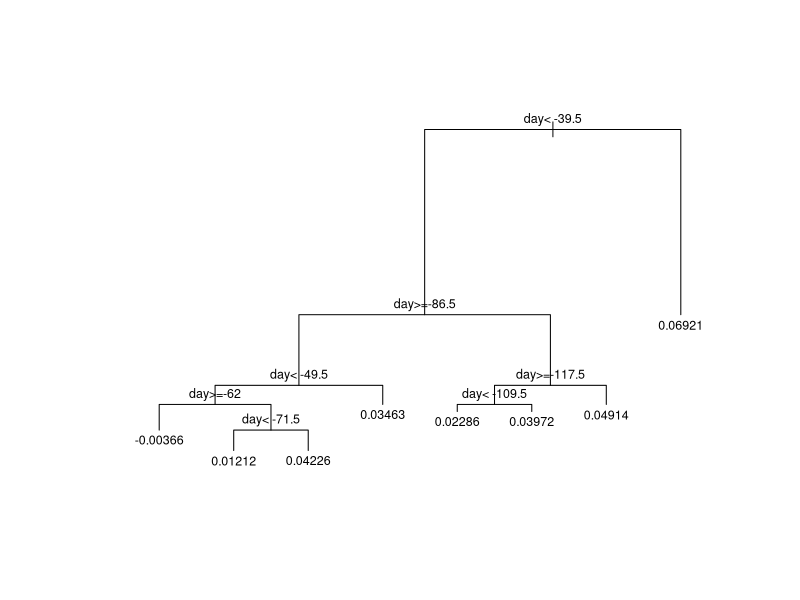
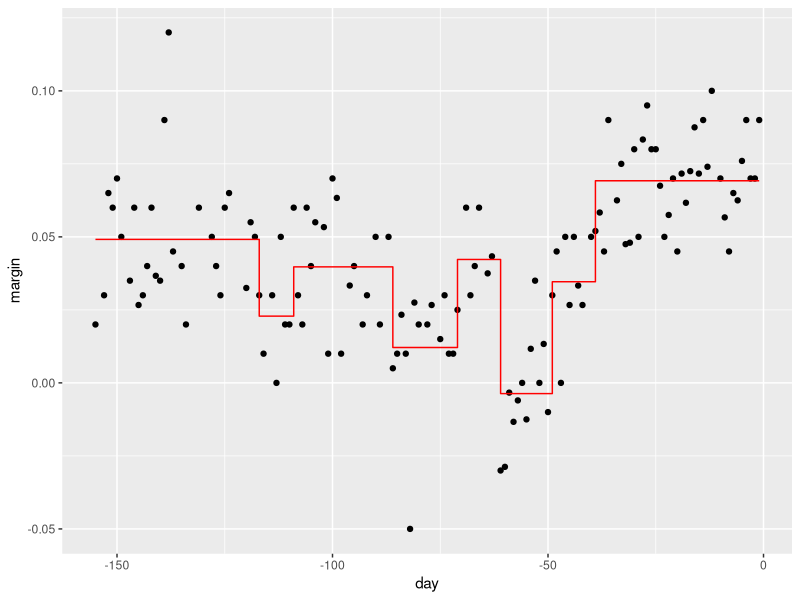
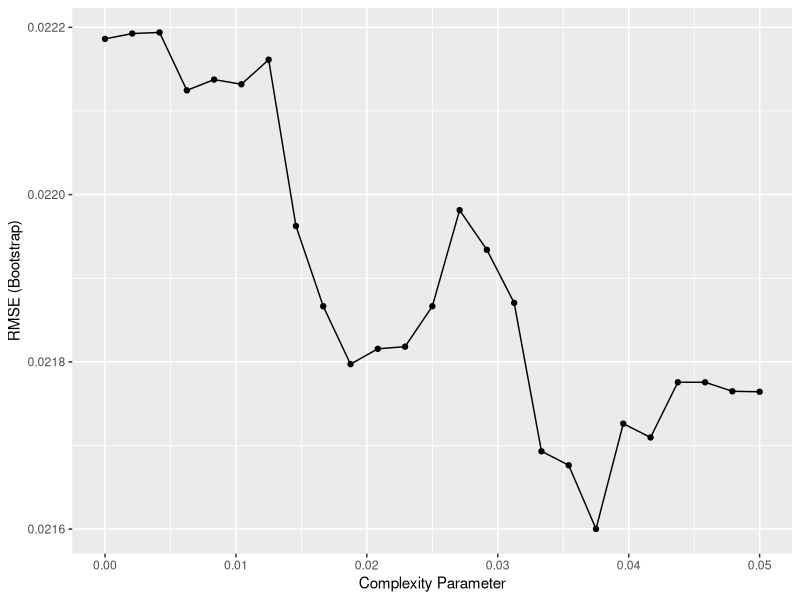
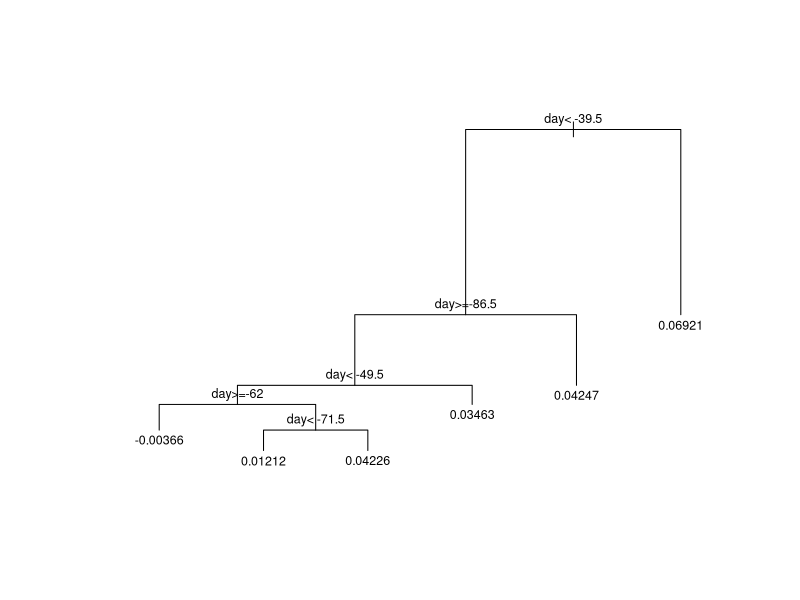
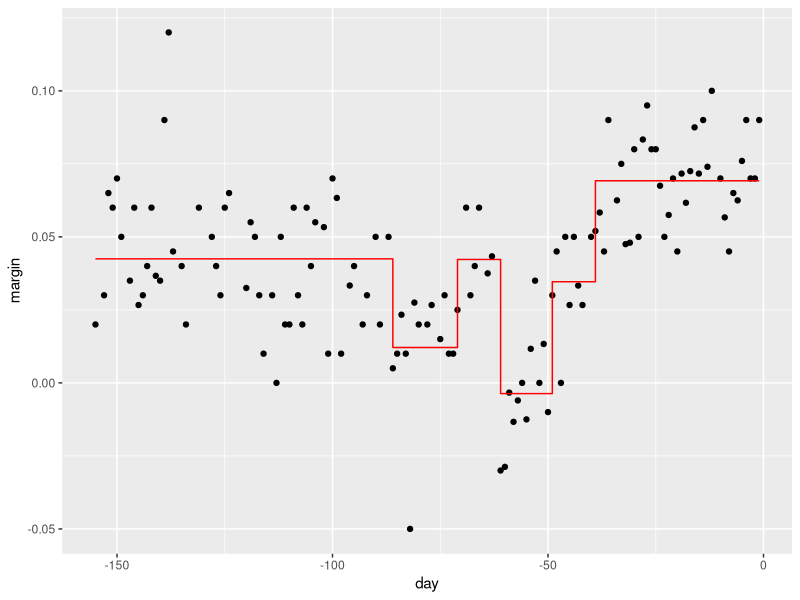

Reproduce these figures in R, in order.
## 67.3 Regression tree
## Reference
## https://rafalab.github.io/dsbook/index.html 
library(dslabs)
library(rpart)
library(tidyverse)
fit <- rpart(margin ~ ., data = polls_2008)

## plot the tree with text
plot(fit, margin = 0.1)
text(fit, cex = 0.75)

## plot the margin vs. day with fitted line
polls_2008 %>% 
  mutate(y_hat = predict(fit)) %>% 
  ggplot() +
  geom_point(aes(day, margin)) +
  geom_step(aes(day, y_hat), col="red")

# So how do we pick cp? We can use cross validation just like with any tuning parameter.
library(caret)
train_rpart <- train(margin ~ ., 
                     method = "rpart",
                     tuneGrid = data.frame(cp = seq(0, 0.05, len = 25)),
                     data = polls_2008)
ggplot(train_rpart)

# To see the resulting tree, we access the finalModel and plot it:
plot(train_rpart$finalModel, margin = 0.1)
text(train_rpart$finalModel, cex = 0.75)

polls_2008 %>% 
  mutate(y_hat = predict(train_rpart)) %>% 
  ggplot() +
  geom_point(aes(day, margin)) +
  geom_step(aes(day, y_hat), col="red")
